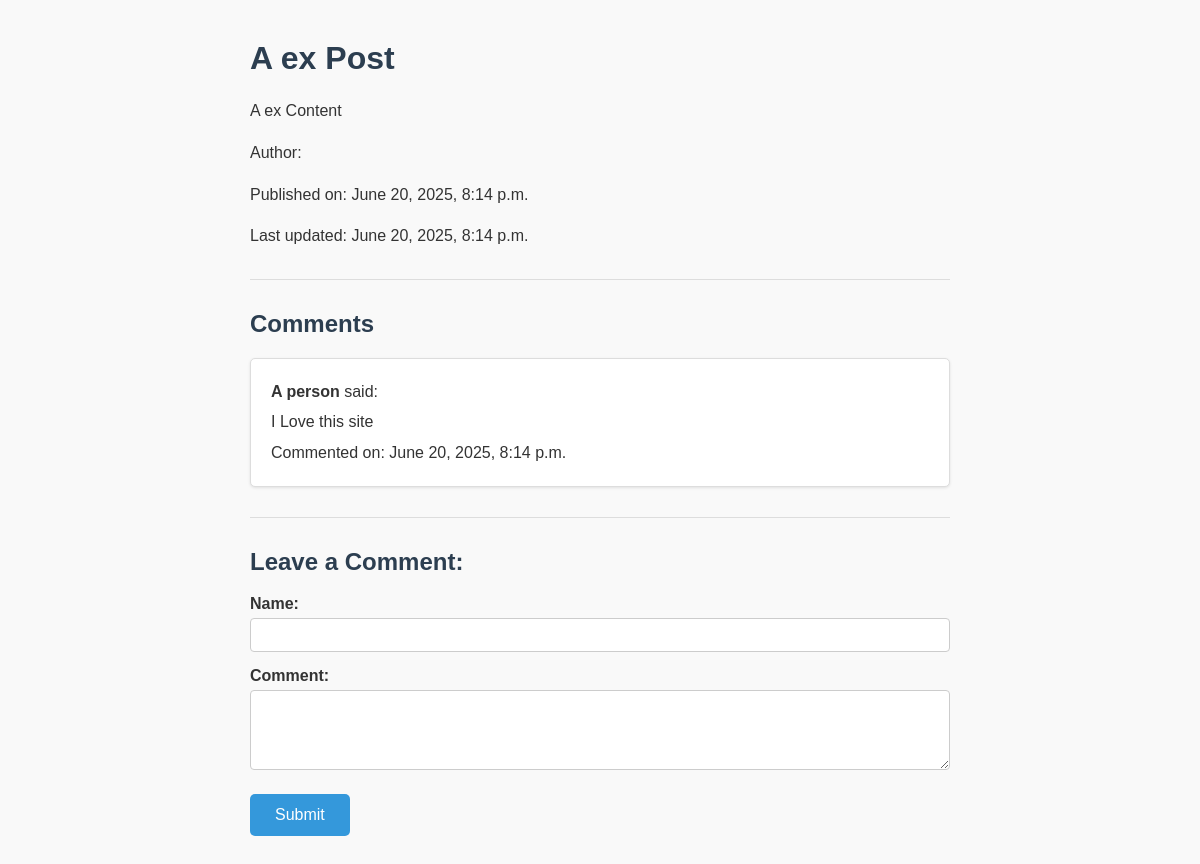
Page /weblog/4/ on the earlier database version.
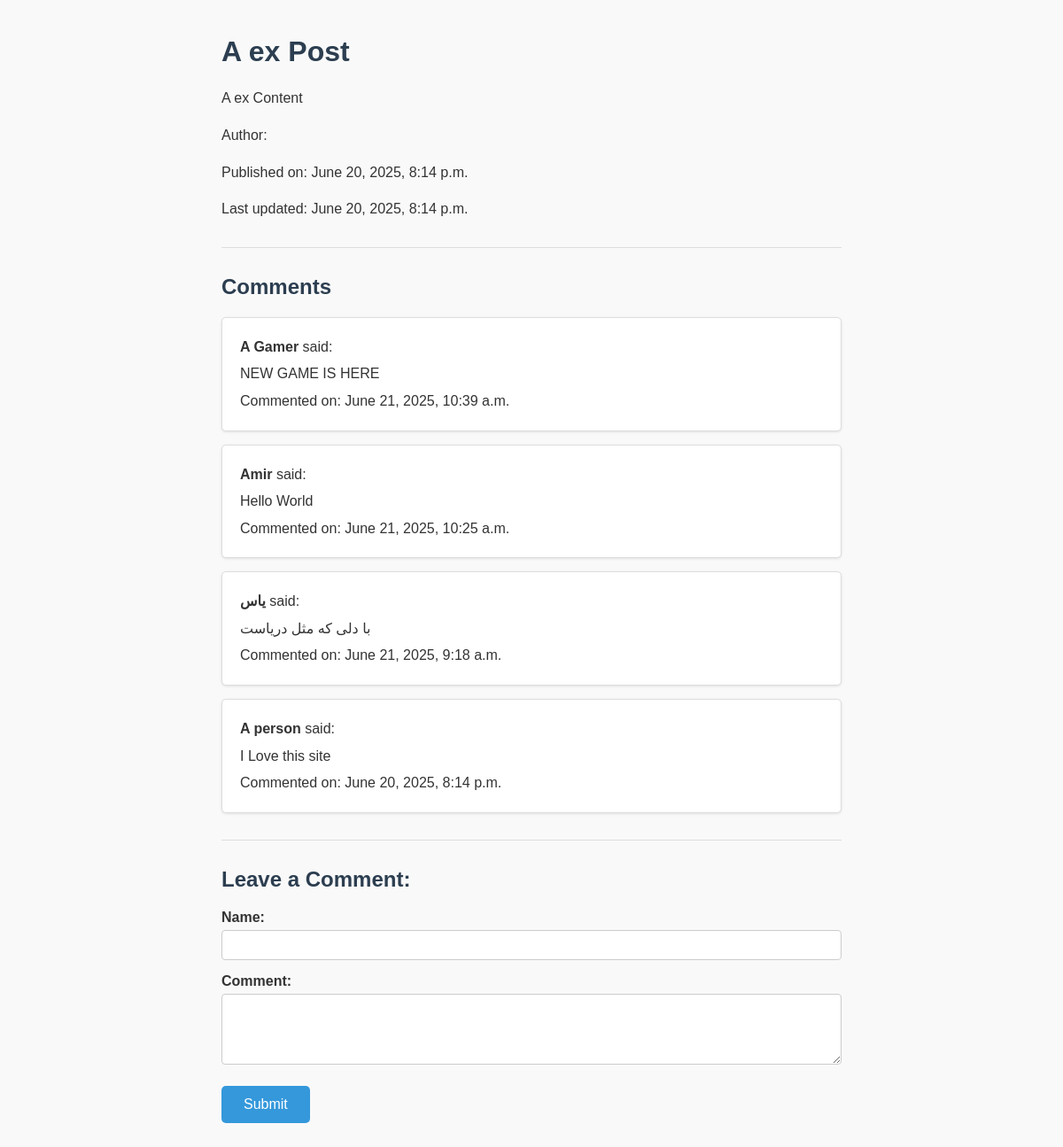
Same page on the later database version.
### posts/models.py (models this page shows, shortened)
class Post(models.Model):
    title = models.CharField(max_length=200)
    content = models.TextField()
    created_at = models.DateTimeField(auto_now_add=True)
    updated_at = models.DateTimeField(auto_now=True)

class Comment(models.Model):
    post = models.ForeignKey(Post, related_name='comments', on_delete=models.CASCADE)
    author = models.CharField(max_length=100)
    content = models.TextField()
    created_at = models.DateTimeField(auto_now_add=True)

### posts/views.py (the view)
# urls.py: path('<int:post_id>/', post_detail, name='post_detail'),
def post_detail(request, post_id):
    post = Post.objects.get(id=post_id)
    comments = post.comments.order_by('-created_at')  # کوئری بهینه شده
    return render(request, 'posts/post_detail.html', {'post': post, 'comments': comments})

### posts/templates/posts/post_detail.html (shortened to what this page needs)
<!DOCTYPE html>
<html lang="en">
<head>
</head>
<body>
    <h1>{{ post.title }}</h1>
    <p>{{ post.content }}</p>
    <p>Author: {{ post.author.username }}</p>
    <p>Published on: {{ post.created_at }}</p>
    <p>Last updated: {{ post.updated_at }}</p>
    <hr>
    <h2>Comments</h2>
    <div id="comments-container">
        {% for comment in comments %}
            <div class="comment">
                <p><strong>{{ comment.author }}</strong> said:</p>
                <p>{{ comment.content }}</p>
                <p>Commented on: {{ comment.created_at }}</p>
            </div>
        {% endfor %}
    </div>
    <hr>
    <h2>Leave a Comment:</h2>
    <form id="comment-form" onsubmit="event.preventDefault(); postComment({{ post.id }});">
        <label for="author">Name:</label>
        <input type="text" id="author" name="author" required />
        <br />
        <label for="content">Comment:</label>
        <textarea id="content" name="content" required></textarea>
        <br />
        <button type="submit">Submit</button>
    </form>
</body>
</html>

### posts/templates/posts/post_detail.html (style rules this page uses)
body { font-family: Arial, sans-serif; max-width: 700px; margin: 40px auto; padding: 0 20px; background-color: #f9f9f9; color: #333; }
h1, h2 { color: #2c3e50; }
p { line-height: 1.6; }
hr { border: none; border-top: 1px solid #ddd; margin: 30px 0; }
#comments-container { margin-bottom: 30px; }
.comment { background-color: #fff; border: 1px solid #ddd; padding: 15px 20px; margin-bottom: 15px; border-radius: 5px; box-shadow: 0 1px 3px rgb(0 0 0 / 0.1); }
.comment p { margin: 5px 0; }
form label { font-weight: bold; display: block; margin-top: 15px; }
form input[type="text"], form textarea { width: 100%; padding: 8px 10px; margin-top: 5px; border: 1px solid #ccc; border-radius: 4px; font-size: 14px; box-sizing: border-box; resize: vertical; }
form textarea { min-height: 80px; }
form button { margin-top: 20px; background-color: #3498db; color: white; border: none; padding: 12px 25px; border-radius: 5px; cursor: pointer; font-size: 16px; transition: background-color 0.3s ease; }

Differences in the rows shown:
added Comment: author "A Gamer", content "NEW GAME IS HERE", created_at "June 21, 2025, 10:39 a.m."
added Comment: author "Amir", content "Hello World", created_at "June 21, 2025, 10:25 a.m."
added Comment: author "یاس", content "با دلی که مثل دریاست", created_at "June 21, 2025, 9:18 a.m."
